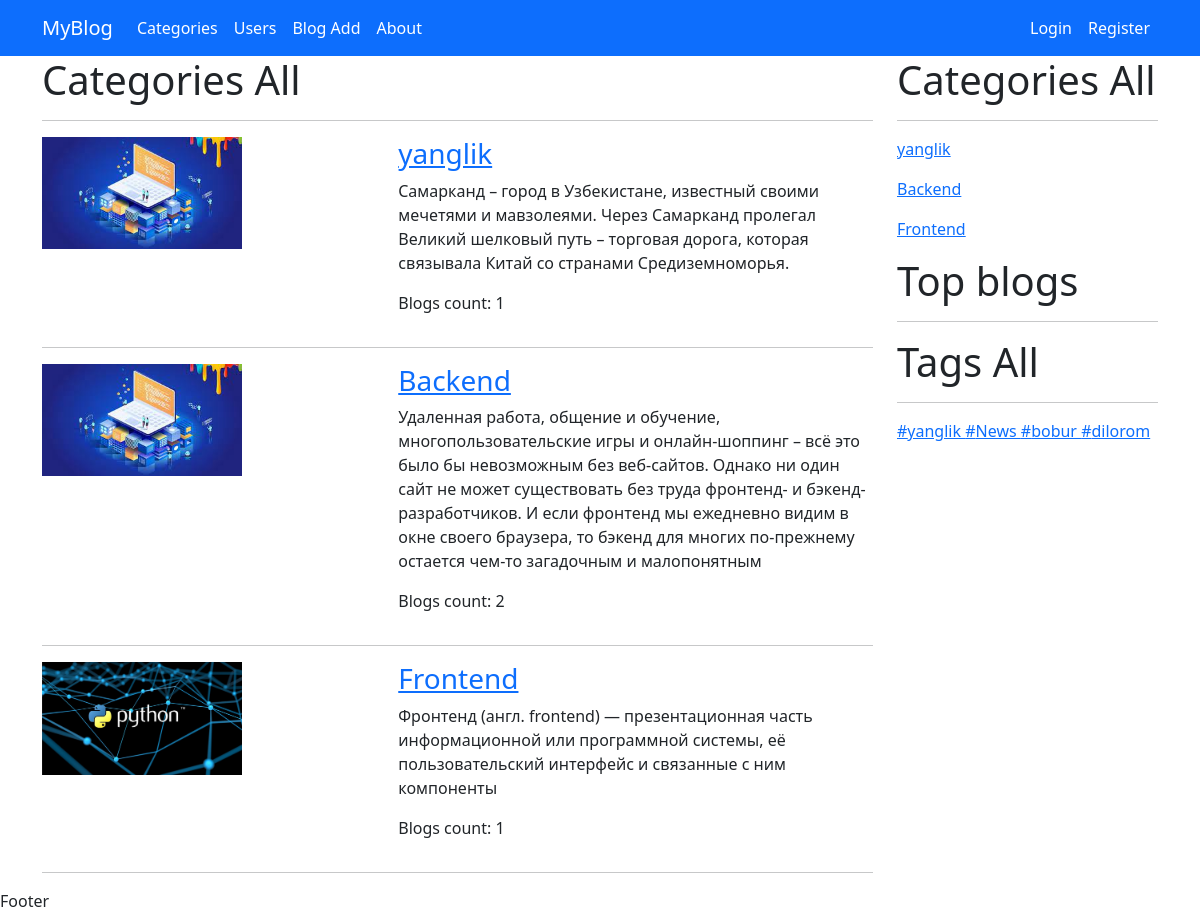
Page /categories/ on the committed database.
### myapp/models.py (models this page shows, shortened)
class Category(models.Model):
    name = models.CharField(max_length=100)
    slug = models.SlugField(max_length=100, unique=True)
    image = models.ImageField(upload_to='category/')
    description = models.TextField()

class Tag(models.Model):
    name = models.CharField(max_length=50)
    slug = models.SlugField(max_length=50)

### myapp/views.py (the view)
# urls.py: path('categories/', category_list, name='category_list'),
def category_list(request):
    categories = Category.objects.all()
    context = {
        'categories': categories,
    }
    return render(request, 'category_list.html', context)

### myapp/context_processors.py (called while the page is built)
def category(request):
    categories = Category.objects.all()
    return {'categories': categories}

def tag(request):
    tags = Tag.objects.all()
    return {'tags': tags}

### templates/category_list.html (shortened to what this page needs)
{% extends 'base.html' %}
{% block content %}
    <h1>Categories All</h1>
    <hr>
    {% for category in categories %}
        <div class="row">
            <div class="col-lg-5">
                <img style="width: 200px;" src="{{ category.image.url }}">
            </div>
            <div class="col-lg-7">
                <h3><a href="{% url 'category_blogs' category.slug %}">{{ category.name }}</a></h3>
                <p>{{ category.description }}</p>
                <p>Blogs count: {{ category.blog_set.count }}</p>
            </div>
        </div>
        <hr>
    {% endfor %}
{% endblock %}

### templates/base.html (shortened to what this page needs)
<!DOCTYPE html>
<html lang="en">
<head>
    {% load static %}
    <link href="https://cdn.jsdelivr.net/npm/bootstrap@5.0.2/dist/css/bootstrap.min.css" rel="stylesheet"
>
</head>
<body>
<header>
    <nav class="navbar navbar-expand-lg navbar-dark bg-primary">
        <div class="container">
            <a class="navbar-brand" href="{% url 'home' %}">MyBlog</a>
            <div class="collapse navbar-collapse" id="navbarSupportedContent">
                <ul class="navbar-nav me-auto mb-2 mb-lg-0">
                    <li class="nav-item">
                        <a class="nav-link active" href="{% url 'category_list' %}">Categories</a>
                    </li>
                    <li class="nav-item">
                        <a href="{% url 'user_list' %}" class="nav-link active">Users</a>
                    </li>
                    <li class="nav-item">
                        <a href="{% url 'blog_create' %}" class="nav-link active">Blog Add</a>
                    </li>
                    <li class="nav-item">
                        <a href="{% url 'about_page' %}" class="nav-link active">About</a>
                    </li>
                </ul>
                <ul class="navbar-nav  mb-2 mb-lg-0">
                    {% if user.is_authenticated %}
                    <li class="nav-item">
                        <a  class="nav-link active">{{ user.username }}</a>
                    </li>
                    <li class="nav-item">
                        <a href="{% url 'logout_page' %}" class="nav-link active">Chiqish</a>
                    </li>
                    {% else %}
                    <li class="nav-item">
                        <a href="{% url 'login_page' %}" class="nav-link active">Login</a>
                    </li>
                    <li class="nav-item">
                        <a href="{% url 'register' %}" class="nav-link active">Register</a>
                    </li>
                    {% endif %}
                </ul>
            </div>
        </div>
    </nav>
</header>
<div class="container">
    <div class="row">
        <div class="col-lg-9">
            {% block content %}
            {% endblock %}
        </div>
        <div class="col-lg-3">
            <h1>Categories All</h1>
            <hr>
            {% for category in categories %}
                <p><a href="{% url 'category_blogs' category.slug %}">{{ category.name }}</a></p>
            {% endfor %}
            <h1>Top blogs</h1>
            <hr>
            <h1>Tags All</h1>
            <hr>
            {% for tag in tags %}
                <a href="{% url 'tag_blogs' tag.slug %}">#{{ tag.name }} </a>
            {% endfor %}
        </div>
    </div>
</div>
<footer>
    Footer
</footer>
</body>
</html>

### rows in the picture
Category: image (picture), name "yanglik", description "Самарканд – город в Узбекистане, известный своими мечетями и мавзолеями. Через Самарканд пролегал Великий шелковый путь – торговая дорога, которая связывала Китай со странами Средиземноморья.", blog_set.count "1"
Category: image (picture), name "Backend", description "Удаленная работа, общение и обучение, многопользовательские игры и онлайн-шоппинг – всё это было бы невозможным без веб-сайтов. Однако ни один сайт не может существовать без труда фронтенд- и бэкенд-разработчиков. И если фронтенд мы ежедневно видим в окне своего браузера, то бэкенд для многих по-прежнему остается чем-то загадочным и малопонятным", blog_set.count "2"
Category: image (picture), name "Frontend", description "Фронтенд (англ. frontend) — презентационная часть информационной или программной системы, её пользовательский интерфейс и связанные с ним компоненты", blog_set.count "1"
Tag: name "yanglik"
Tag: name "News"
Tag: name "bobur"
Tag: name "dilorom"
